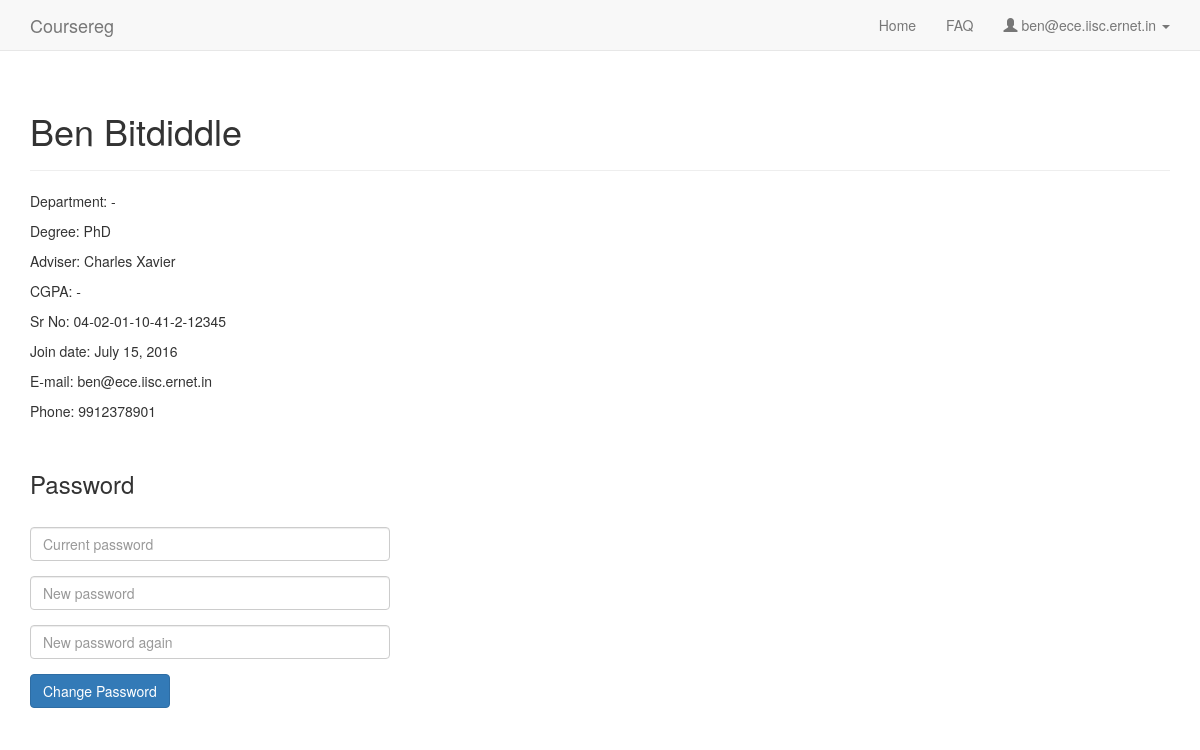
Page /profile (signed in) on the earlier database version.
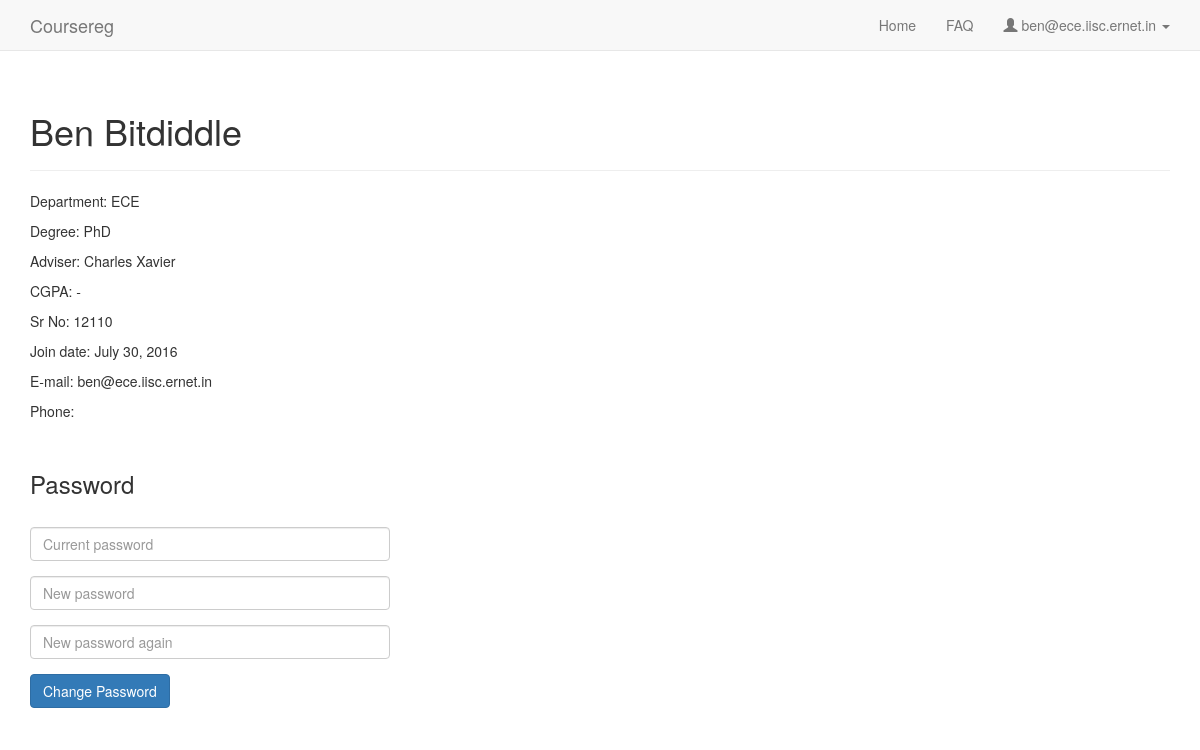
Same page on the later database version.
### coursereg/models.py (models this page shows, shortened)
class User(AbstractBaseUser, PermissionsMixin):
    USER_TYPE_STUDENT = 0
    USER_TYPE_FACULTY = 1
    USER_TYPE_DCC = 2
    USER_TYPE_OTHER = 3
    USER_TYPE_CHOICES = (
        (USER_TYPE_STUDENT, "Student"),
        (USER_TYPE_FACULTY, "Faculty"),
        (USER_TYPE_DCC, "DCC"),
        (USER_TYPE_OTHER, "Other"),
    )
    email = models.EmailField(max_length=254, unique=True)
    full_name = models.CharField(max_length=250)
    user_type = models.IntegerField(default=USER_TYPE_OTHER, choices=USER_TYPE_CHOICES)
    adviser = models.ForeignKey('self', null=True, blank=True, on_delete=models.CASCADE, limit_choices_to={'user_type': USER_TYPE_FACULTY})
    degree = models.ForeignKey(Degree, on_delete=models.CASCADE, null=True, blank=True)
    department = models.ForeignKey(Department, on_delete=models.CASCADE, null=True)
    date_joined = models.DateTimeField(default=timezone.now)
    sr_no = models.CharField(max_length=200, default='-')
    telephone = models.CharField(max_length=100, default='', blank=True)
    is_dcc_review_pending = models.BooleanField(default=False)
    is_staff = models.BooleanField(default=False)
    is_active = models.BooleanField(default=True)
    objects = CustomUserManager()
    USERNAME_FIELD = 'email'
    REQUIRED_FIELDS = []
    def cgpa(self):
        if self.user_type == User.USER_TYPE_STUDENT:
            total_credits = 0
            total_grade_points = 0
            for p in Participant.objects.filter(user=self, is_credit=True).exclude(is_drop=False).exclude(should_count_towards_cgpa=False):
                if p.course.should_count_towards_cgpa and p.grade and p.grade.should_count_towards_cgpa:
                    total_credits += p.course.credits
                    total_grade_points += p.grade.points * p.course.credits
            if total_credits > 0:
                return "%.1f" % (total_grade_points * 1.0 / total_credits)
        return '-'

class Department(models.Model):
    name = models.CharField(max_length=100)
    abbreviation = models.CharField(max_length=100, default='-')
    def __unicode__(self):
        return self.abbreviation

class Degree(models.Model):
    name = models.CharField(max_length=100)
    def __unicode__(self):
        return self.name

class Participant(models.Model):
    PARTICIPANT_STUDENT = 0
    PARTICIPANT_INSTRUCTOR = 1
    PARTICIPANT_TA = 2
    PARTICIPANT_CHOICES = (
        (PARTICIPANT_STUDENT, 'Student'),
        (PARTICIPANT_INSTRUCTOR, 'Instructor'),
        (PARTICIPANT_TA, 'TA'),
    )
    user = models.ForeignKey('User', on_delete=models.CASCADE)
    course = models.ForeignKey('Course', on_delete=models.CASCADE)
    participant_type = models.IntegerField(default=PARTICIPANT_INSTRUCTOR, choices=PARTICIPANT_CHOICES)
    is_credit = models.BooleanField(default=True)
    is_drop = models.BooleanField(default=False)
    is_drop_mentioned = models.BooleanField(default=False)
    grade = models.ForeignKey('Grade', on_delete=models.CASCADE, null=True, blank=True, default=get_default_grade)
    is_adviser_approved = models.BooleanField(default=False)
    is_instructor_approved = models.BooleanField(default=False)
    should_count_towards_cgpa = models.BooleanField(default=True)

class Course(models.Model):
    TERM_AUG = 0
    TERM_JAN = 1
    TERM_SUMMER = 2
    TERM_OTHER = 3
    TERM_CHOICES = (
        (TERM_AUG, "Aug-Dec"),
        (TERM_JAN, "Jan-Apr"),
        (TERM_SUMMER, "Summer"),
        (TERM_OTHER, "Other"),
    )
    num = models.CharField(max_length=100)
    title = models.CharField(max_length=200)
    department = models.ForeignKey(Department, on_delete=models.CASCADE)
    term = models.IntegerField(default=get_recent_term, choices=TERM_CHOICES)
    year = models.CharField(max_length=4, default=get_recent_year)
    num_credits = models.IntegerField(default=3, verbose_name="Number of credits")
    credit_label = models.CharField(max_length=100, default='', verbose_name="Credit split (ex: 3:0)", blank=True)
    should_count_towards_cgpa = models.BooleanField(default=True)
    auto_instructor_approve = models.BooleanField(default=False)
    last_reg_date = models.DateTimeField(verbose_name="Last registration date", default=get_recent_last_reg_date)
    last_conversion_date = models.DateTimeField(verbose_name="Last credit/audit conversion date", default=get_recent_last_conversion_date)
    last_drop_date = models.DateTimeField(verbose_name="Last drop date", default=get_recent_last_drop_date)
    last_drop_with_mention_date = models.DateTimeField(verbose_name="Last drop with mention date", default=get_recent_last_drop_with_mention_date)
    last_grade_date = models.DateTimeField(verbose_name="Last grade date", default=get_recent_last_grade_date)
    created_at = models.DateTimeField(auto_now_add=True)
    updated_at = models.DateTimeField(auto_now=True)

class Grade(models.Model):
    name = models.CharField(max_length=100)
    points = models.DecimalField(max_digits=10, decimal_places=3, default=Decimal('0.00'))
    should_count_towards_cgpa = models.BooleanField(default=True)

### coursereg/views/common.py (the view)
# urls.py: url(r'^profile$', views.common.profile, name='profile'),
@login_required
def profile(request):
    context = {
        'nav_active': 'profile',
        'user_email': request.user.email,
        'user_full_name': request.user.full_name,
        'department': request.user.department,
    }
    if request.user.user_type == models.User.USER_TYPE_STUDENT:
        context['user_type'] = 'student'
        context['adviser_full_name'] = request.user.adviser.full_name
        context['degree'] = request.user.degree
        context['sr_no'] = request.user.sr_no
    elif request.user.user_type == models.User.USER_TYPE_FACULTY:
        context['user_type'] = 'faculty'
    elif request.user.user_type == models.User.USER_TYPE_DCC:
        context['user_type'] = 'dcc'
    else:
        raise Http404('User type not recognized')
    return render(request, 'coursereg/profile.html', context)

### coursereg/templates/coursereg/profile.html (shortened to what this page needs)
{% extends "coursereg/base.html" %}
{% block body %}
{% include "coursereg/nav.html" %}
<div class="container" id="maincontainer">
    <div class="row">
        <div class="col-md-12">
            <div class="page-header">
                <h1>{{ user_full_name }}</h1>
            </div>
            <p>Department: {{ request.user.department }}</p>
            {% if user_type == 'student' %}
            <p>Degree: {{ request.user.degree }}</p>
            <p>Adviser: {{ request.user.adviser.full_name }}</p>
            <p>CGPA: {{ request.user.cgpa }}</p>
            <p>Sr No: {{ request.user.sr_no }}</p>
            <p>Join date: {{ request.user.date_joined|date:'N j, Y' }}</p>
            {% endif %}
            <p>E-mail: {{ request.user.email }}</p>
            <p>Phone: {{ request.user.telephone }}</p>
        </div>
    </div>
    <div class="row top-buffer-1">
        <div class="col-md-4">
            <h3>Password</h3>
        </div>
    </div>
    <div class="row top-buffer-1">
        <div class="col-md-4">
            <form method="post" action="{% url 'coursereg:change_passwd' %}">
                <div class="form-group">
                    <input type="password" class="form-control" id="inputPassword" name="passwd" placeholder="Current password">
                </div>
                <div class="form-group">
                    <input type="password" class="form-control" id="inputNewPassword" name="newpasswd" placeholder="New password">
                </div>
                <div class="form-group">
                    <input type="password" class="form-control" id="inputNewPasswordAgain" name="newpasswd2" placeholder="New password again">
                </div>
                <div class="form-group">
                    <button type="submit" class="btn btn-primary">Change Password</button>
                </div>
            </form>
        </div>
    </div>
</div>
{% endblock %}

### coursereg/templates/coursereg/nav.html (shortened to what this page needs)
<nav class="navbar navbar-default navbar-static-top">
    <div class="container">
        <div class="navbar-header">
            <a class="navbar-brand" href="{% url 'coursereg:index' %}">Coursereg</a>
        </div>
        <div id="navbar" class="navbar-collapse collapse">
            <ul class="nav navbar-nav navbar-right">
                {% if user_type == 'student' or user_type == 'dcc' %}
                    {% if nav_active == 'home' %}
                    <li class="active"><a href="{% url 'coursereg:index' %}">Home</a></li>
                    {% else %}
                    <li><a href="{% url 'coursereg:index' %}">Home</a></li>
                    {% endif %}
                {% endif %}
                {% if nav_active == 'faq' %}
                <li class="active"><a href="{% url 'coursereg:faq' %}">FAQ</a></li>
                {% else %}
                <li><a href="{% url 'coursereg:faq' %}">FAQ</a></li>
                {% endif %}
                <li class="dropdown">
                    <a href="#" class="dropdown-toggle" data-toggle="dropdown" role="button" aria-haspopup="true" aria-expanded="false">
                        <span class="glyphicon glyphicon-user" aria-hidden="true"></span>
                        {{ user_email }}
                        <span class="caret"></span>
                    </a>
                </li>
            </ul>
        </div>
    </div>
</nav>

Differences in the rows shown:
changed User "Ben Bitdiddle": user.department "-" → "ECE"; user.sr_no "04-02-01-10-41-2-12345" → "12110"; user.date_joined "July 15, 2016" → "July 30, 2016"; user.telephone "9912378901" → (not shown)
